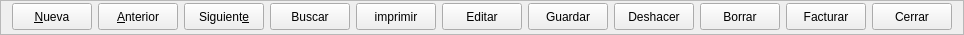
        <widget class="QFrame" name="frame_4">
         <property name="minimumSize">
          <size>
           <width>0</width>
           <height>35</height>
          </size>
         </property>
         <property name="maximumSize">
          <size>
           <width>16777215</width>
           <height>35</height>
          </size>
         </property>
         <property name="frameShape">
          <enum>QFrame::StyledPanel</enum>
         </property>
         <property name="frameShadow">
          <enum>QFrame::Raised</enum>
         </property>
         <layout class="QHBoxLayout" name="horizontalLayout">
          <property name="topMargin">
           <number>2</number>
          </property>
          <item>
           <widget class="QPushButton" name="btnAnadir">
            <property name="minimumSize">
             <size>
              <width>0</width>
              <height>27</height>
             </size>
            </property>
            <property name="text">
             <string>&amp;Nueva</string>
            </property>
            <property name="icon">
             <iconset resource="../maya.qrc">
              <normaloff>:/Icons/PNG/add.png</normaloff>:/Icons/PNG/add.png</iconset>
            </property>
            <property name="iconSize">
             <size>
              <width>24</width>
              <height>24</height>
             </size>
            </property>
           </widget>
          </item>
          <item>
           <widget class="QPushButton" name="btnAnterior">
            <property name="minimumSize">
             <size>
              <width>0</width>
              <height>27</height>
             </size>
            </property>
            <property name="text">
             <string>&amp;Anterior</string>
            </property>
            <property name="icon">
             <iconset resource="../maya.qrc">
              <normaloff>:/Icons/PNG/Previous.png</normaloff>:/Icons/PNG/Previous.png</iconset>
            </property>
            <property name="iconSize">
             <size>
              <width>24</width>
              <height>24</height>
             </size>
            </property>
           </widget>
          </item>
          <item>
           <widget class="QPushButton" name="btnSiguiente">
            <property name="minimumSize">
             <size>
              <width>0</width>
              <height>27</height>
             </size>
            </property>
            <property name="text">
             <string>Siguient&amp;e</string>
            </property>
            <property name="icon">
             <iconset resource="../maya.qrc">
              <normaloff>:/Icons/PNG/Next.png</normaloff>:/Icons/PNG/Next.png</iconset>
            </property>
            <property name="iconSize">
             <size>
              <width>24</width>
              <height>24</height>
             </size>
            </property>
           </widget>
          </item>
          <item>
           <widget class="QPushButton" name="btnBuscar">
            <property name="minimumSize">
             <size>
              <width>0</width>
              <height>27</height>
             </size>
            </property>
            <property name="text">
             <string>Buscar</string>
            </property>
            <property name="icon">
             <iconset resource="../maya.qrc">
              <normaloff>:/Icons/PNG/search.png</normaloff>:/Icons/PNG/search.png</iconset>
            </property>
            <property name="iconSize">
             <size>
              <width>24</width>
              <height>24</height>
             </size>
            </property>
           </widget>
          </item>
          <item>
           <widget class="QPushButton" name="btnImprimir">
            <property name="minimumSize">
             <size>
              <width>0</width>
              <height>27</height>
             </size>
            </property>
            <property name="text">
             <string>imprimir</string>
            </property>
            <property name="icon">
             <iconset resource="../maya.qrc">
              <normaloff>:/Icons/PNG/Print.png</normaloff>:/Icons/PNG/Print.png</iconset>
            </property>
            <property name="iconSize">
             <size>
              <width>24</width>
              <height>24</height>
             </size>
            </property>
           </widget>
          </item>
          <item>
           <widget class="QPushButton" name="btnEditar">
            <property name="minimumSize">
             <size>
              <width>0</width>
              <height>27</height>
             </size>
            </property>
            <property name="text">
             <string>Editar</string>
            </property>
            <property name="icon">
             <iconset resource="../maya.qrc">
              <normaloff>:/Icons/PNG/Save.png</normaloff>:/Icons/PNG/Save.png</iconset>
            </property>
            <property name="iconSize">
             <size>
              <width>24</width>
              <height>24</height>
             </size>
            </property>
            <property name="shortcut">
             <string>Ctrl+S</string>
            </property>
           </widget>
          </item>
          <item>
           <widget class="QPushButton" name="btnGuardar">
            <property name="minimumSize">
             <size>
              <width>0</width>
              <height>27</height>
             </size>
            </property>
            <property name="text">
             <string>Guardar</string>
            </property>
            <property name="icon">
             <iconset resource="../maya.qrc">
              <normaloff>:/Icons/PNG/Save.png</normaloff>:/Icons/PNG/Save.png</iconset>
            </property>
            <property name="iconSize">
             <size>
              <width>24</width>
              <height>24</height>
             </size>
            </property>
           </widget>
          </item>
          <item>
           <widget class="QPushButton" name="btnDeshacer">
            <property name="minimumSize">
             <size>
              <width>0</width>
              <height>27</height>
             </size>
            </property>
            <property name="text">
             <string>Deshacer</string>
            </property>
            <property name="icon">
             <iconset resource="../maya.qrc">
              <normaloff>:/Icons/PNG/undo.png</normaloff>:/Icons/PNG/undo.png</iconset>
            </property>
            <property name="iconSize">
             <size>
              <width>24</width>
              <height>24</height>
             </size>
            </property>
           </widget>
          </item>
          <item>
           <widget class="QPushButton" name="btnBorrar">
            <property name="minimumSize">
             <size>
              <width>0</width>
              <height>27</height>
             </size>
            </property>
            <property name="text">
             <string>Borrar</string>
            </property>
            <property name="icon">
             <iconset resource="../maya.qrc">
              <normaloff>:/Icons/PNG/Delete.png</normaloff>:/Icons/PNG/Delete.png</iconset>
            </property>
            <property name="iconSize">
             <size>
              <width>24</width>
              <height>24</height>
             </size>
            </property>
           </widget>
          </item>
          <item>
           <widget class="QPushButton" name="btnFacturar">
            <property name="minimumSize">
             <size>
              <width>0</width>
              <height>27</height>
             </size>
            </property>
            <property name="text">
             <string>Facturar</string>
            </property>
            <property name="icon">
             <iconset resource="../maya.qrc">
              <normaloff>:/Icons/PNG/Factura.png</normaloff>:/Icons/PNG/Factura.png</iconset>
            </property>
            <property name="iconSize">
             <size>
              <width>20</width>
              <height>20</height>
             </size>
            </property>
           </widget>
          </item>
          <item>
           <widget class="QPushButton" name="btn_cerrar">
            <property name="minimumSize">
             <size>
              <width>0</width>
              <height>27</height>
             </size>
            </property>
            <property name="text">
             <string>Cerrar</string>
            </property>
            <property name="icon">
             <iconset resource="../maya.qrc">
              <normaloff>:/Icons/PNG/Exit.png</normaloff>:/Icons/PNG/Exit.png</iconset>
            </property>
            <property name="iconSize">
             <size>
              <width>24</width>
              <height>24</height>
             </size>
            </property>
           </widget>
          </item>
         </layout>
        </widget>
